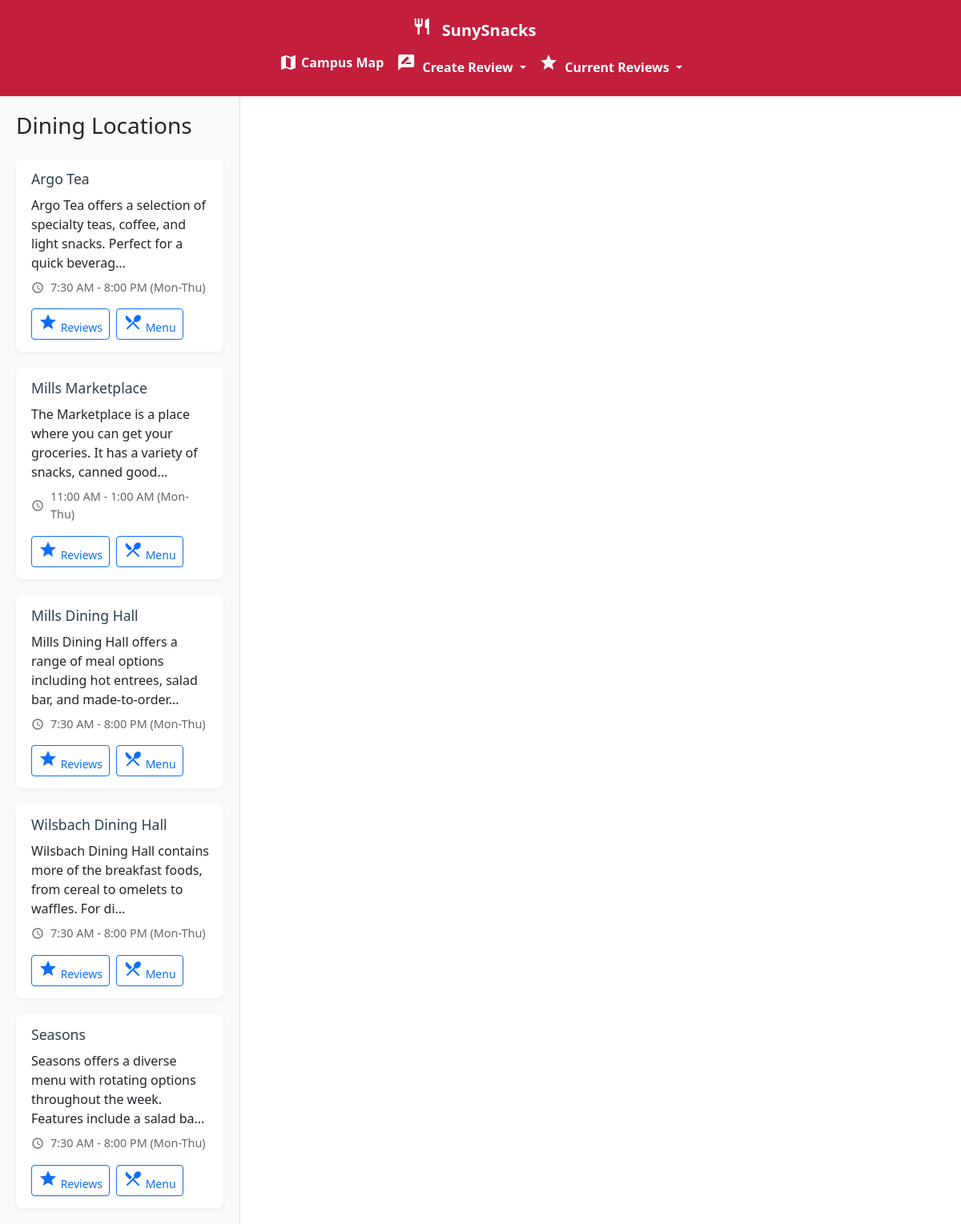
The page /campus-map on the database its author committed.
### py_src/snacks/db.py (models this page shows)
class Locations(SQLModel, table=True):
    __tablename__ = "Locations"
    location_id: Optional[int] = Field(default=None, primary_key=True)
    name: str = Field(nullable=False)
    description: str
    latitude: float
    longitude: float
    image_filename: str

class LocationHours(SQLModel, table=True):
    id: Optional[int] = Field(default=None, primary_key=True)
    location_id: int = Field(foreign_key="Locations.location_id")
    day_type: str  # 'weekdays', 'friday', 'saturday', 'sunday'
    hours: str

### py_src/snacks/routes.py (the view)
@router.get("/campus-map", response_class=HTMLResponse)
async def campus_map(request: Request, db: Session = Depends(get_session)):
    location_data = get_full_location_summaries(db)
    nav_locations = get_locations(db)
    return templates.TemplateResponse(
        "campus_map.html",
        {
            "request": request,
            "locations": location_data,
            "nav_locations": nav_locations,
        },
    )

### py_src/templates/campus_map.html (shortened to what this page needs)
<!DOCTYPE html>
<html lang="en">
<head>
  <link href="https://cdn.jsdelivr.net/npm/bootstrap@5.3.3/dist/css/bootstrap.min.css" rel="stylesheet">
  <link rel="stylesheet" href="{{ url_for('static', path='styles/navbar.css') }}">
  <link rel="stylesheet" href="{{ url_for('static', path='styles/map.css') }}">
</head>
<body>
  {% include 'navbar.html' %}
  <div class="container-fluid map-page-container">
    <div class="row map-page-row">
      <div class="col-md-3 sidebar">
        <h3 class="mb-4">Dining Locations</h3>
        <div class="location-list">
          {% for loc in locations %}
          <div class="location-item"
               data-location-id="{{ loc.id }}"
               data-lat="{{ loc.coordinates.lat }}"
               data-lng="{{ loc.coordinates.lng }}">
            <h4>{{ loc.name }}</h4>
            <p class="mb-2">{{ loc.description[:100] }}...</p>
            <div class="location-hours mb-3">
              <span class="material-icons">schedule</span>
              <span>{{ loc.hours.weekdays }} (Mon-Thu)</span>
            </div>
            <div class="d-flex gap-2">
              <a href="/reviews/{{ loc.id }}" class="btn btn-outline-primary btn-sm">
                <span class="material-icons">star</span> Reviews
              </a>
              <a href="{{ loc.links.menu }}" class="btn btn-outline-primary btn-sm" target="_blank">
                <span class="material-icons">restaurant_menu</span> Menu
              </a>
            </div>
          </div>
          {% endfor %}
        </div>
      </div>
      <div class="col-md-9 map-section">
        <iframe
          id="campus-map"
          width="100%"
          height="100%"
          style="border:0;"
          allowfullscreen=""
          loading="lazy"
          title="SUNY Oneonta Campus Dining Map"
        ></iframe>
      </div>
    </div>
  </div>
</body>
</html>

### py_src/templates/navbar.html (shortened to what this page needs)
<nav class="navbar navbar-expand-lg navbar-custom sticky-top">
  <div class="container-fluid">
    <a class="navbar-brand" href="/menu">
      <span class="material-icons me-2">restaurant</span>
      SunySnacks
    </a>
    <div class="collapse navbar-collapse" id="navbarNav">
      <ul class="navbar-nav">
        <li class="nav-item">
          <a class="nav-link text-white fw-bold d-flex align-items-center" href="/campus-map">
            <span class="material-icons me-1">map</span>
            Campus Map
          </a>
        </li>
        <li class="nav-item dropdown">
          <a class="nav-link dropdown-toggle text-white fw-bold" data-bs-toggle="dropdown" role="button"
            aria-expanded="false">
            <span class="material-icons me-1">rate_review</span>
            Create Review
          </a>
        </li>
        <li class="nav-item dropdown">
          <a class="nav-link dropdown-toggle text-white fw-bold" data-bs-toggle="dropdown" role="button"
            aria-expanded="false">
            <span class="material-icons me-1">star</span>
            Current Reviews
          </a>
        </li>
      </ul>
    </div>
  </div>
</nav>

### py_src/static/styles/navbar.css (style rules this page uses)
.navbar-custom { background-color: #c41e3d; box-shadow: 0 1px 3px 0 rgb(0 0 0 / 0.1); }
.navbar-custom .container-fluid { padding: 0.5rem 1rem; }
.navbar-custom .navbar-brand { color: white; font-weight: 700; }
.navbar-custom .navbar-nav { margin-left: 0; }
.navbar-custom .nav-link { color: white !important; padding: 0.5rem 1rem; }

### py_src/static/styles/map.css (style rules this page uses)
html, body { height: 100%; margin: 0; padding: 0; }
body { display: flex; flex-direction: column; min-height: 100vh; }
.container-fluid { padding: 0; flex: 1; display: flex; flex-direction: column; }
.row { margin: 0; flex: 1; }
.map-page-container { padding: 0; flex: 1; display: flex; flex-direction: column; }
.map-page-row { margin: 0; flex: 1; }
.sidebar { background-color: #f8f9fa; padding: 20px; height: 100%; overflow-y: auto; border-right: 1px solid #dee2e6; }
.location-list { display: flex; flex-direction: column; gap: 20px; }
.location-item { background: white; padding: 15px; border-radius: 8px; box-shadow: 0 2px 4px rgba(0,0,0,0.05); transition: all 0.2s ease; cursor: pointer; border-left: 4px solid transparent; }
.location-item h4 { color: #2c3e50; margin-bottom: 10px; font-size: 1.1rem; }
.location-hours { display: flex; align-items: center; gap: 8px; color: #666; font-size: 0.9rem; }
.location-hours .material-icons { font-size: 1rem; }
.map-section { padding: 0; height: 100%; }
.map-section iframe { width: 100%; height: 100%; border: none; }

### rows shown on the page
Locations: name "Argo Tea", description "Argo Tea offers a selection of specialty teas, coffee, and light snacks. Perfect for a quick beverag", hours.weekdays "7:30 AM - 8:00 PM"
Locations: name "Mills Marketplace", description "The Marketplace is a place where you can get your groceries. It has a variety of snacks, canned good", hours.weekdays "11:00 AM - 1:00 AM"
Locations: name "Mills Dining Hall", description "Mills Dining Hall offers a range of meal options including hot entrees, salad bar, and made-to-order", hours.weekdays "7:30 AM - 8:00 PM"
Locations: name "Wilsbach Dining Hall", description "Wilsbach Dining Hall contains more of the breakfast foods, from cereal to omelets to waffles. For di", hours.weekdays "7:30 AM - 8:00 PM"
Locations: name "Seasons", description "Seasons offers a diverse menu with rotating options throughout the week. Features include a salad ba", hours.weekdays "7:30 AM - 8:00 PM"
